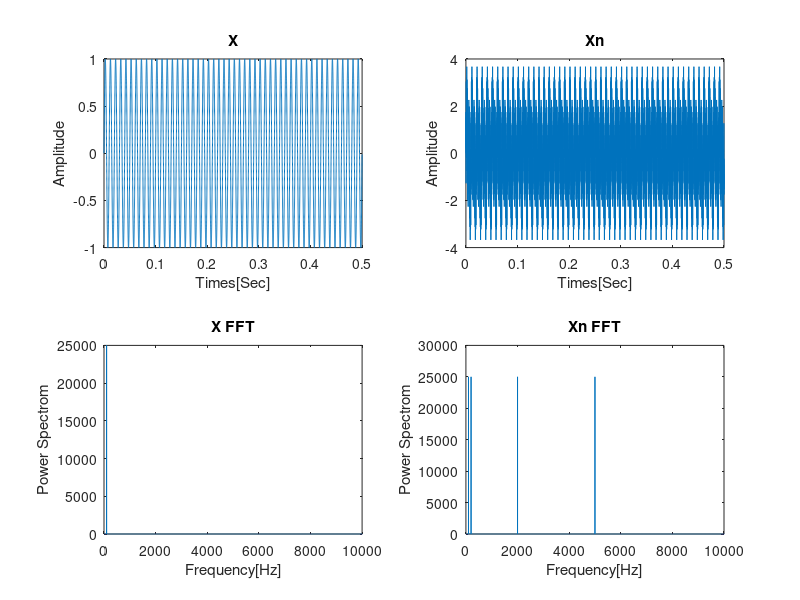

The MATLAB source for this figure: (Note: this script raises an error after producing the figure.)
clear all; close all;
%% Question 3
%% A:
% Sampling
fs = 50000;     % Sampling rate [Hz]
Ts = 1/fs;     % Sampling period [s]
fNy = fs / 5;  % Nyquist frequency [Hz]
duration = 1; % Duration [s]
t = 0 : Ts : duration-Ts; % Time vector
% Original signal
x = sin(pi*200* t);
% Harmonics
x1 = sin(2 .* pi .* 200 .* t);
x2 = sin(2 .* pi .* 2000 .* t);
x3 = sin(2 .* pi .* 5000 .* t);
% Contaminated signal
xn = x + x1 + x2 + x3;


noSamples = length(t);    % Number of samples
% Frequency analysis
f = 0 : fs/noSamples : fs - fs/noSamples; % Frequency vector
% FFT

x_fft = abs(fft(x));
xn_fft = abs(fft(xn));
%Cut half of amplituds for non-symmentry harmonies
xn_fft=xn_fft(1:length(xn_fft)/2);
x= x((1:length(x)/2));
xn=xn(1:length(xn)/2);
x_fft=x_fft(1:length(x_fft)/2);
t=t((1:length(t)/2));
f=f((1:length(f)/2));

%% Plot
figure(1);
subplot(2,2,1);
plot(t, x);
title("X")
ylabel('Amplitude')
xlabel('Times[Sec]')

subplot(2,2,2);
plot(t, xn);
title("Xn")
ylabel('Amplitude')
xlabel('Times[Sec]')

subplot(2,2,3);
plot(f,x_fft);
title("X FFT")
ylabel('Power Spectrom')
xlabel('Frequency[Hz]')
xlim([0 fNy]);

subplot(2,2,4);
plot(f,xn_fft);
title("Xn FFT")
ylabel('Power Spectrom')
xlabel('Frequency[Hz]')
xlim([0 fNy]);
%% B:
freqlowpass = 300; % low pass [Hz]
xnfftlowpass = lowpass(xn,freqlowpass,fs);
%Plot
figure()
pspectrum(xnfftlowpass,fs)
ylabel('Power Spectrom')
xlabel('Frequency[KHz]')
title("Low pass, freq: " + freqlowpass +"[Hz]")
%% C:
for order = 1:3
    xnfftlowpass = lowpass(xnfftlowpass,freqlowpass,fs);
    %Plot
    figure()
    pspectrum(xnfftlowpass,fs)
    ylabel('Power Spectrom')
    xlabel('Frequency[KHz]')
    title("Low pass, freq: " + freqlowpass +"[Hz]" + "order: " + (order+1))
end